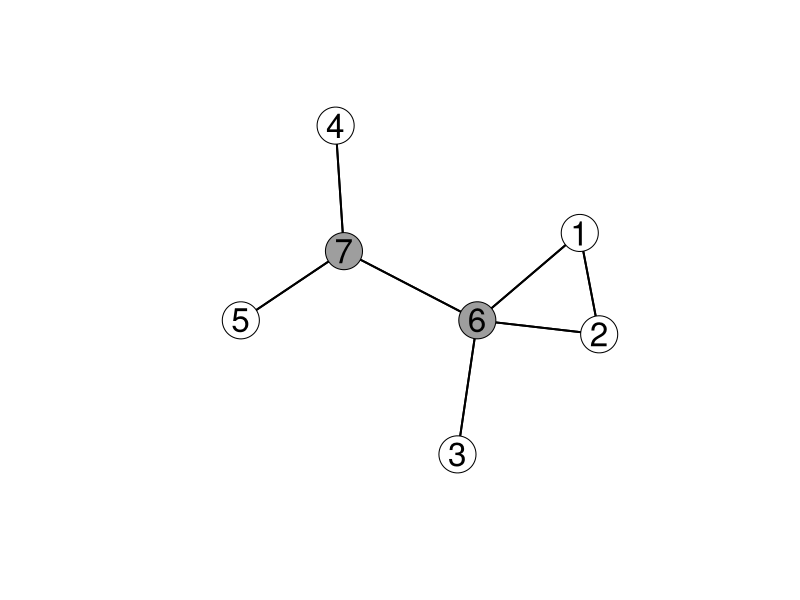
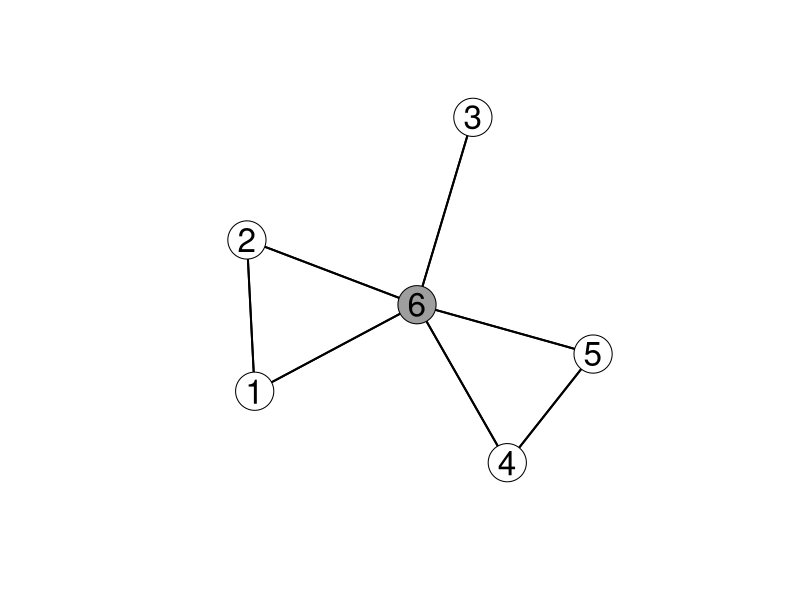
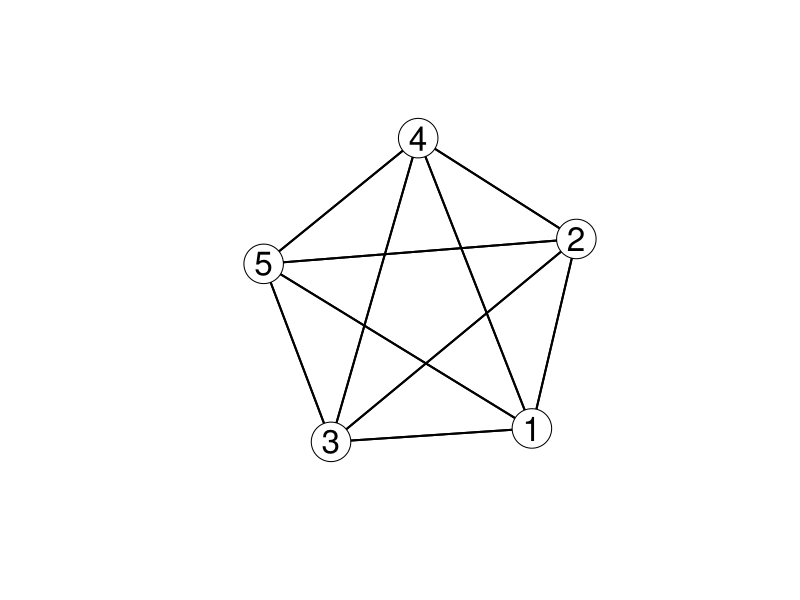
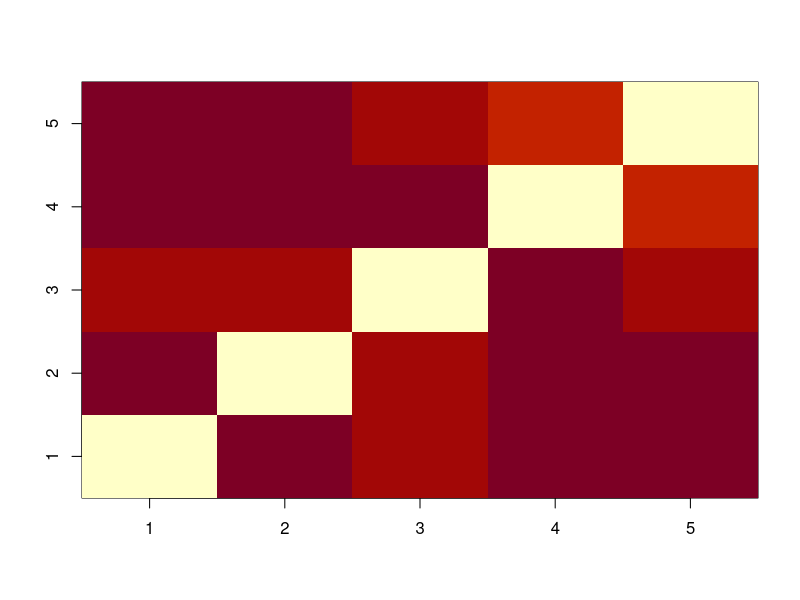

The R script that drew these images, in order:
rm(list=ls())
library(sna)
library(mvtnorm)

##################################################################
# Functions
##################################################################
F_Edge2Mat = function(E){
   p = max(E); A = matrix(0, p, p); for (i in 1:nrow(E)){A[E[i, 1], E[i, 2]]=1}
   return(A + t(A))
}
F_PlotEdge = function(E){p = max(E);
   gplot(F_Edge2Mat(E), gmode='graph', label=(1:p), label.pos=5, vertex.col=0, vertex.cex=2, label.cex=2)
}
F_Mat2Latex = function(M){
   for (i in 1:nrow(M)){cat(M[i, 1]); for (j in (2:ncol(M))){cat(' &', M[i, j])}; cat(' \\\\ \n')}
}
# F_Mat2Latex(M)

##################################################################
# Nb possible graphs
##################################################################
p = c(5, 10, 20, 50)
2^(p*(p-1)/2)
log10(2)*(p*(p-1)/2)

##################################################################
# Trees and non-trees
##################################################################
pdf('FigGGM-Chain.pdf'); F_PlotEdge(rbind(c(1, 2), c(2, 3), c(3, 4), c(4, 5))); dev.off()
pdf('FigGGM-Tree.pdf'); F_PlotEdge(rbind(c(1, 2), c(2, 3), c(2, 4), c(1, 5))); dev.off()
pdf('FigGGM-LargerTree.pdf');
F_PlotEdge(rbind(c(1, 2), c(1, 3), c(2, 4), c(2, 5), c(3, 6), c(3, 7), c(4, 8), c(4, 9), c(2, 10))); 
dev.off()
pdf('FigGGM-Star.pdf'); F_PlotEdge(rbind(c(1, 2), c(2, 3), c(2, 4), c(2, 5))); dev.off()
pdf('FigGGM-NonTree.pdf'); F_PlotEdge(rbind(c(1, 2), c(2, 3), c(2, 4), c(1, 5), c(2, 5))); dev.off()
pdf('FigGGM-TreeNonSpanning.pdf'); F_PlotEdge(rbind(c(1, 2), c(2, 3), c(2, 4), c(5, 5))); dev.off()
pdf('FigGGM-Loop.pdf'); F_PlotEdge(rbind(c(1, 2), c(2, 3), c(3, 4), c(4, 5), c(5, 1))); dev.off()
pdf('FigGGM-FullGraph.pdf'); F_PlotEdge(rbind(c(1, 2), c(1, 3), c(1, 4), c(1, 5), c(2, 3), c(2, 4), c(2, 5), c(3, 4), c(3, 5), c(4, 5))); dev.off()

##################################################################
# GGM : complete case example 
##################################################################
# Graph
G = F_Edge2Mat(rbind(c(1, 2), c(2, 3), c(3, 1), c(3, 4))) 
p = nrow(G)
pdf('FigGGM-4nodes.pdf')
gplot(G, gmode='graph', label=(1:p), label.pos=5, vertex.col=0, vertex.cex=2, label.cex=2)
dev.off()
# Covariance matrices
Omega = G + diag(rep(2, p))
diagOmega = diag(1/sqrt(diag(Omega)))
Omega = diagOmega%*%Omega%*%diagOmega
Sigma = solve(Omega)
diagSigma = diag(1/sqrt(diag(Sigma)))
# cholSigma = chol(Sigma)
F_Mat2Latex(G); F_Mat2Latex(round(diagSigma%*%Sigma%*%diagSigma, 2)); F_Mat2Latex(Omega)
# Data
n = 1e2
Y = rmvnorm(n, sigma=Sigma)
# Y = matrix(rnorm(n*p), n, p); Y = Y %*%  cholSigma
C = cor(Y)
Cinv = solve(C); Cinv = diag(1/sqrt(diag(Cinv)))%*%Cinv%*%diag(1/sqrt(diag(Cinv)))
F_Mat2Latex(G); F_Mat2Latex(round(C, 2)); F_Mat2Latex(round(Cinv, 2))

##################################################################
# GGM : incomplete case (ex. 1)
##################################################################
Ec = rbind(c(1, 6), c(2, 6), c(3, 6), c(4, 7), c(5, 7), c(6, 7)); Gc = F_Edge2Mat(Ec) 
Em = rbind(c(1, 2), c(2, 3), c(3, 1), c(4, 5)); Gm = F_Edge2Mat(rbind(Ec, Em)) 
p = 5; r = 2
pdf('FigGGM1-Complete.pdf')
gplot(Gc, gmode='graph', label=(1:(p+r)), label.pos=5, vertex.col=c(rep(0, p), rep(8, r)), vertex.cex=2, label.cex=2)
dev.off()
# Covariance matrices
Oc = Gc + diag(rep(2.5, (p+r))); diagOc = diag(1/sqrt(diag(Oc))); Oc = diagOc%*%Oc%*%diagOc
Sc = solve(Oc); diagSc = diag(1/sqrt(diag(Sc))); Sc = diagSc%*%Sc%*%diagSc
F_Mat2Latex(round(Oc, 1)); F_Mat2Latex(round(Sc, 1))
# 1 missing node
So1 = Sc[1:(p+1), 1:(p+1)]; 
Oo1 = solve(So1); diagOo1 = diag(1/sqrt(diag(Oo1))); Oo1 = diagOo1%*%Oo1%*%diagOo1
F_Mat2Latex(round(Oo1, 1)); F_Mat2Latex(round(So1, 1))
Go1 = 1*(abs(Oo1) > 1e-10)
pdf('FigGGM1-1missing.pdf')
gplot(Go1, gmode='graph', label=(1:(p+1)), label.pos=5, vertex.col=c(rep(0, p), 8), vertex.cex=2, label.cex=2)
dev.off()
# 2 missing nodes
So2 = Sc[1:p, 1:p]; 
Oo2 = solve(So2); diagOo2 = diag(1/sqrt(diag(Oo2))); Oo2 = diagOo2%*%Oo2%*%diagOo2
F_Mat2Latex(round(Oo2, 1)); F_Mat2Latex(round(So2, 1))
Go2 = 1*(abs(Oo2) > 1e-10)
pdf('FigGGM1-2missing.pdf')
gplot(Go2, gmode='graph', label=(1:p), label.pos=5, vertex.col=0, vertex.cex=2, label.cex=2)
dev.off()
# Data
n = 1e3
Y = rmvnorm(n, sigma=Sc); Yo = Y[, 1:p]
Co = cor(Yo)
pdf('FigGGM1-ObservedCor-2missing.pdf')
image(1:p, 1:p, 1-abs(Co), xlab='', ylab='')
dev.off()

##################################################################
# GGM : incomplete case (ex. 2)
##################################################################
Ec = rbind(c(1, 6), c(2, 6), c(3, 6), c(4, 7), c(5, 7), c(6, 7), c(1, 2)); Gc = F_Edge2Mat(Ec) 
# Em = rbind(c(1, 2), c(2, 3), c(3, 1), c(4, 5)); Gm = F_Edge2Mat(rbind(Ec, Em)) 
p = 5; r = 2
# pdf('FigGGM2-Complete.pdf')
gplot(Gc, gmode='graph', label=(1:(p+r)), label.pos=5, vertex.col=c(rep(0, p), rep(8, r)), vertex.cex=2, label.cex=2)
# dev.off()
# Covariance matrices
Oc = Gc + diag(rep(2.5, (p+r))); diagOc = diag(1/sqrt(diag(Oc))); Oc = diagOc%*%Oc%*%diagOc
Sc = solve(Oc); diagSc = diag(1/sqrt(diag(Sc))); Sc = diagSc%*%Sc%*%diagSc
F_Mat2Latex(round(Oc, 1)); F_Mat2Latex(round(Sc, 1))
# 1 missing node
So1 = Sc[1:(p+1), 1:(p+1)]; 
Oo1 = solve(So1); diagOo1 = diag(1/sqrt(diag(Oo1))); Oo1 = diagOo1%*%Oo1%*%diagOo1
F_Mat2Latex(round(Oo1, 1)); F_Mat2Latex(round(So1, 1))
Go1 = 1*(abs(Oo1) > 1e-10)
# pdf('FigGGM2-1missing.pdf')
gplot(Go1, gmode='graph', label=(1:(p+1)), label.pos=5, vertex.col=c(rep(0, p), 8), vertex.cex=2, label.cex=2)
# dev.off()
# 2 missing nodes
So2 = Sc[1:p, 1:p]; 
Oo2 = solve(So2); diagOo2 = diag(1/sqrt(diag(Oo2))); Oo2 = diagOo2%*%Oo2%*%diagOo2
F_Mat2Latex(round(Oo2, 1)); F_Mat2Latex(round(So2, 1))
Go2 = 1*(abs(Oo2) > 1e-10)
# pdf('FigGGM2-2missing.pdf')
gplot(Go2, gmode='graph', label=(1:p), label.pos=5, vertex.col=0, vertex.cex=2, label.cex=2)
# dev.off()
# Data
n = 1e3
Y = rmvnorm(n, sigma=Sc); Yo = Y[, 1:p]
Co = cor(Yo)
# pdf('FigGGM2-ObservedCor-2missing.pdf')
image(1:p, 1:p, 1-abs(Co), xlab='', ylab='')
# dev.off()
